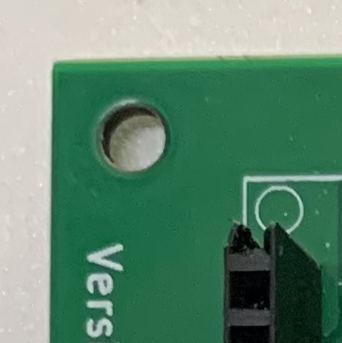
#> input picture base/tile_r0_c0.png, 342 x 343 px
$ python -i au_tiles.py   (imports and definitions only)
#> lines starting #> are read from the running program, lines starting #| are printed output that depends on the picture
import cv2
import numpy as np
import random
import shutil
import argparse
from pathlib import Path

# ========= DEFAULT CONFIG =========
NOISE_STD = 20
MISSING_RATIO = 0.15
BLUR_K = 11
GLARE_ALPHA = 0.6
ROTATION_PROB = 0.3  # 30% tiles will be rotated
# ==================================

# [4 lines left out: function clean_dir, not called in this run]

def load_tiles(base_dir):
    return sorted([p for p in base_dir.iterdir() if p.suffix.lower() == ".png"])

# ---------- Effects ----------
def add_noise(img, std=NOISE_STD):
    n = np.random.normal(0, std, img.shape)
    return np.clip(img + n, 0, 255).astype(np.uint8)

def add_blur(img, kernel_size=BLUR_K):
    return cv2.GaussianBlur(img, (kernel_size, kernel_size), 0)

# [8 lines left out: function add_glare, not called in this run]

def rotate_90(img):
    return random.choice([
        cv2.rotate(img, cv2.ROTATE_90_CLOCKWISE),
        cv2.rotate(img, cv2.ROTATE_180),
        cv2.rotate(img, cv2.ROTATE_90_COUNTERCLOCKWISE)
    ])

# [119 lines left out: functions rotate_small, process_case, main, not called in this run]


# [2 lines not run here, left out]

>>> import cv2
>>> picture = cv2.imread('../../base/tile_r0_c0.png')
#> picture is the input picture: shape (343, 342, 3); mean B, G, R 111.6, 135.8, 94.9
>>> result = rotate_90(picture)
#> in rotate_90, `return random.choice([ cv2.rotate(img, cv2.ROTATE_90_CLOCKWISE), cv2.r..`:
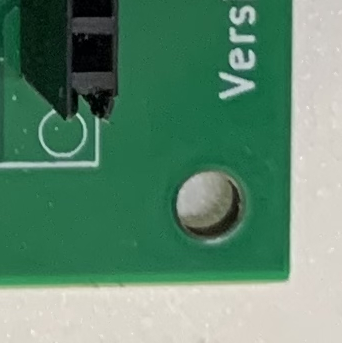
#> returned value: shape (343, 342, 3); mean of channels 0, 1, 2 111.6, 135.8, 94.9; drawn as B, G, R

$ run again, on base/tile_r0_c4.png
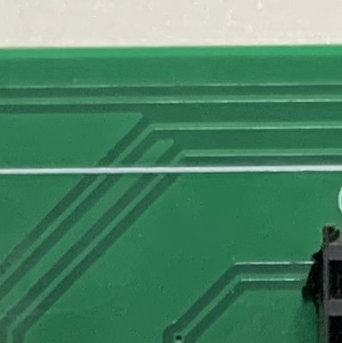
#> input picture base/tile_r0_c4.png, 342 x 343 px
#> picture is the input picture: shape (343, 342, 3); mean B, G, R 101.2, 131.3, 75.5
#> in rotate_90, `return random.choice([ cv2.rotate(img, cv2.ROTATE_90_CLOCKWISE), cv2.r..`:
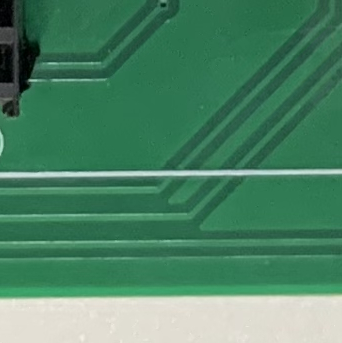
#> returned value: shape (343, 342, 3); mean of channels 0, 1, 2 101.2, 131.3, 75.5; drawn as B, G, R

$ run again, on base/tile_r0_c5.png
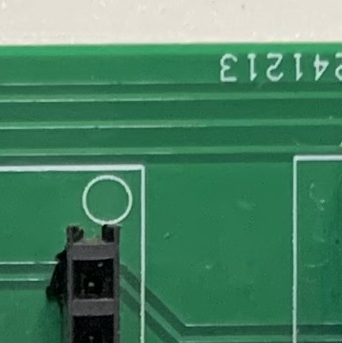
#> input picture base/tile_r0_c5.png, 342 x 343 px
#> picture is the input picture: shape (343, 342, 3); mean B, G, R 99.6, 130, 73.7
#> in rotate_90, `return random.choice([ cv2.rotate(img, cv2.ROTATE_90_CLOCKWISE), cv2.r..`:
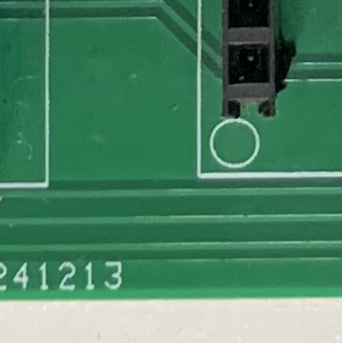
#> returned value: shape (343, 342, 3); mean of channels 0, 1, 2 99.6, 130, 73.7; drawn as B, G, R

$ run again, on base/tile_r0_c6.png
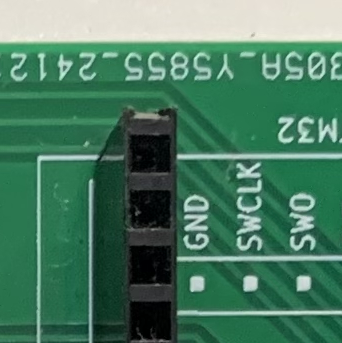
#> input picture base/tile_r0_c6.png, 342 x 343 px
#> picture is the input picture: shape (343, 342, 3); mean B, G, R 98.6, 123.7, 74.3
#> in rotate_90, `return random.choice([ cv2.rotate(img, cv2.ROTATE_90_CLOCKWISE), cv2.r..`:
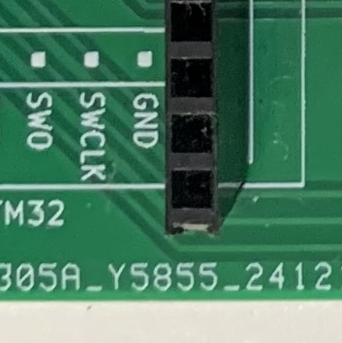
#> returned value: shape (343, 342, 3); mean of channels 0, 1, 2 98.6, 123.7, 74.3; drawn as B, G, R
